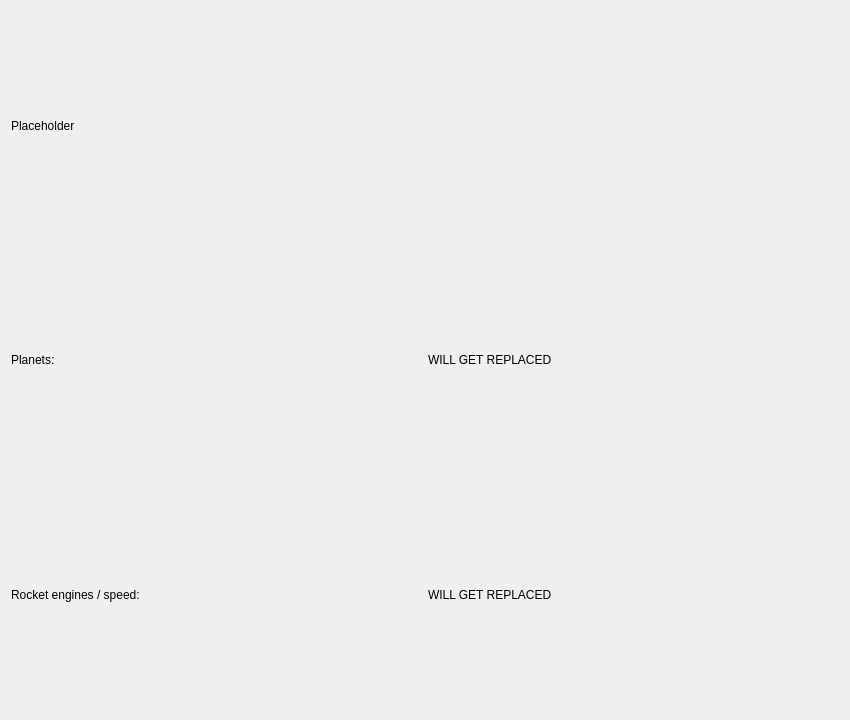
<?xml version="1.0" encoding="UTF-8"?>
<ui version="4.0">
 <class>SolutionWidget</class>
 <widget class="QWidget" name="SolutionWidget">
  <property name="geometry">
   <rect>
    <x>0</x>
    <y>0</y>
    <width>850</width>
    <height>720</height>
   </rect>
  </property>
  <property name="windowTitle">
   <string>Form</string>
  </property>
  <layout class="QGridLayout" name="gridLayout">
   <item row="2" column="1">
    <widget class="QLabel" name="planetsField">
     <property name="text">
      <string>WILL GET REPLACED</string>
     </property>
    </widget>
   </item>
   <item row="3" column="1">
    <widget class="QLabel" name="rocketField">
     <property name="text">
      <string>WILL GET REPLACED</string>
     </property>
    </widget>
   </item>
   <item row="3" column="0">
    <widget class="QLabel" name="label_3">
     <property name="text">
      <string>Rocket engines / speed:</string>
     </property>
    </widget>
   </item>
   <item row="2" column="0">
    <widget class="QLabel" name="label">
     <property name="text">
      <string>Planets:</string>
     </property>
    </widget>
   </item>
   <item row="1" column="0" colspan="2">
    <widget class="QLabel" name="label_5">
     <property name="text">
      <string>Placeholder</string>
     </property>
    </widget>
   </item>
  </layout>
 </widget>
 <resources/>
 <connections/>
</ui>
